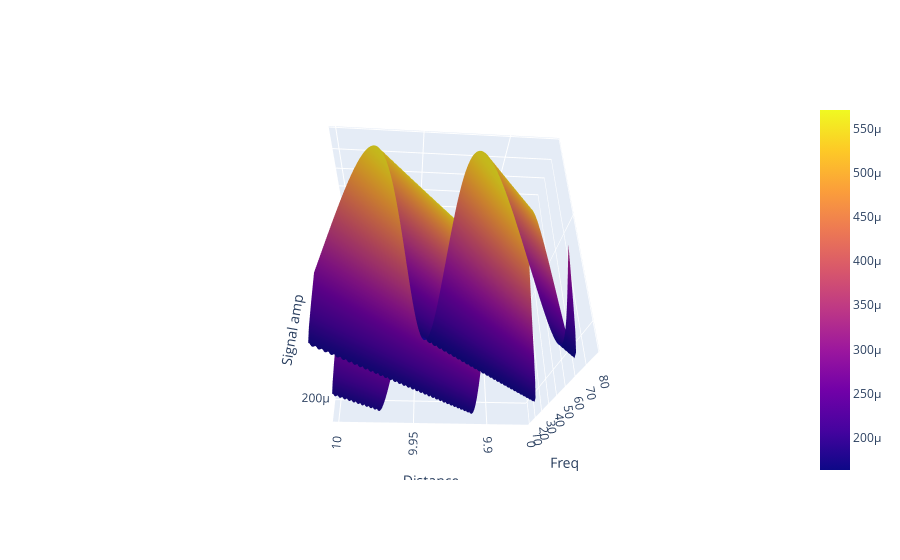
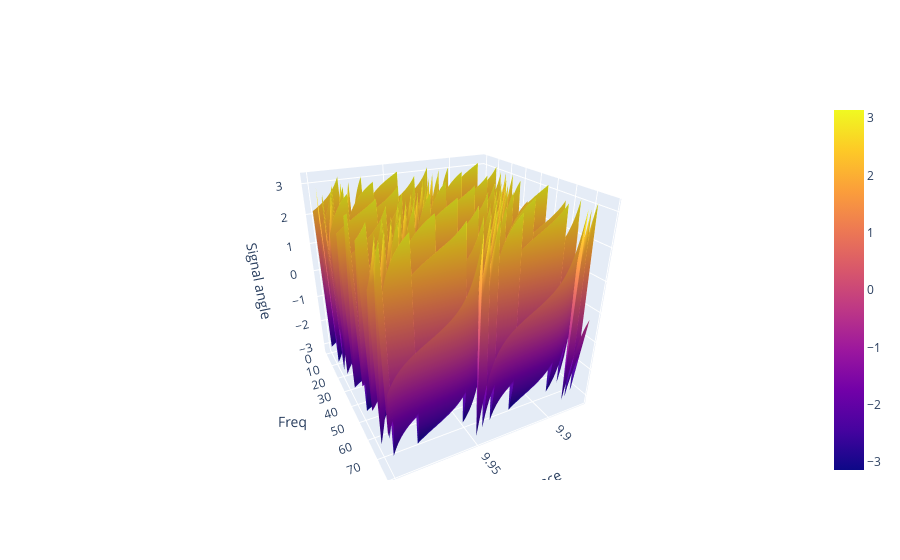

Here is the notebook cell these charts were saved with, in order:
### Code cell
fig_amp, fig_angle = vis_signals(signals_data, dist, params, 300, dump=True)

fig_amp.update_layout(height=800)
fig_amp.show()

fig_angle.update_layout(height=800)
fig_angle.show()

### Figure 1 — Plotly figure (JSON) as saved in the notebook; plotly's stock layout.template omitted (floating-point values rounded to 4 significant figures; data arrays with more than 128 entries replaced by an {"elided": "..."} marker saying what was removed)
{"data": [{"type": "surface", "x": {"elided": "300 float values"}, "y": [0, 2, 4, 6, 8, 10, 12, 14, 16, 18, 20, 22, 24, 26, 28, 30, 32, 34, 36, 38, 40, 42, 44, 46, 48, 50, 52, 54, 56, 58, 60, 62, 64, 66, 68, 70, 72, 74, 76, 78], "z": {"elided": "40x300 float values"}}], "layout": {"autosize": true, "scene": {"aspectmode": "auto", "aspectratio": {"x": 1, "y": 1, "z": 1}, "camera": {"center": {"x": 0, "y": 0, "z": 0}, "eye": {"x": 0.1229, "y": 1.873, "z": -1.079}, "projection": {"type": "perspective"}, "up": {"x": 0, "y": 0, "z": 1}}, "xaxis": {"title": {"text": "Distance"}, "type": "linear"}, "yaxis": {"title": {"text": "Freq"}, "type": "linear"}, "zaxis": {"title": {"text": "Signal amp"}, "type": "linear"}}}}

### Figure 2 — Plotly figure (JSON) as saved in the notebook; plotly's stock layout.template omitted (floating-point values rounded to 4 significant figures; data arrays with more than 128 entries replaced by an {"elided": "..."} marker saying what was removed)
{"data": [{"type": "surface", "x": {"elided": "300 float values"}, "y": [0, 2, 4, 6, 8, 10, 12, 14, 16, 18, 20, 22, 24, 26, 28, 30, 32, 34, 36, 38, 40, 42, 44, 46, 48, 50, 52, 54, 56, 58, 60, 62, 64, 66, 68, 70, 72, 74, 76, 78], "z": {"elided": "40x300 float values"}}], "layout": {"autosize": true, "scene": {"aspectmode": "auto", "aspectratio": {"x": 1, "y": 1, "z": 1}, "camera": {"center": {"x": 0, "y": 0, "z": 0}, "eye": {"x": 0.8749, "y": 1.719, "z": 0.983}, "projection": {"type": "perspective"}, "up": {"x": 0, "y": 0, "z": 1}}, "xaxis": {"title": {"text": "Distance"}, "type": "linear"}, "yaxis": {"title": {"text": "Freq"}, "type": "linear"}, "zaxis": {"title": {"text": "Signal angle"}, "type": "linear"}}}}
